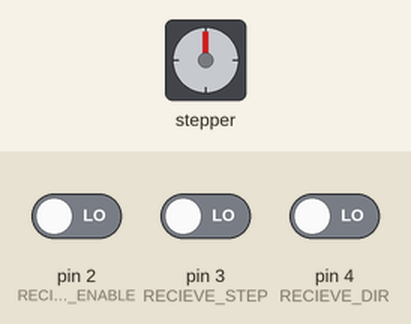
The sketch below on a simulated Arduino Uno, built with avr-gcc and run on an emulated ATmega328P. Shown: stepper motor. Wiring (inferred from the names in the program): stepper motor driver (200 steps per turn assumed): step pin 7; direction pin 8; enable pin 6. Inputs (shaded band) come from the test bench; at power-on: pin 3 (RECIEVE_STEP) LOW, pin 2 (RECIEVE_ENABLE) LOW, pin 4 (RECIEVE_DIR) LOW.

Above: at 1.2 s.
1.3 s: pin 3 (RECIEVE_STEP) driven HIGH
Timing chart, 0 to 4.3 s (numbered marks = the images above; inputs shaded):
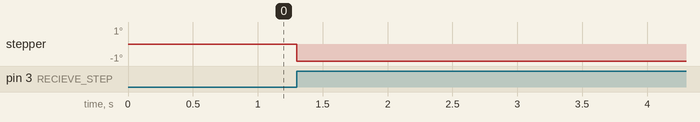

The sketch:

intermediator.ino
```cpp
#include "stepper_corrections.h"

void setup(){

	#ifdef SERIAL_INIT
		Serial.begin(250000);
	#endif

	pinMode(RECIEVE_ENABLE, INPUT);
	pinMode(RECIEVE_STEP, INPUT);
	pinMode(RECIEVE_DIR, INPUT);

	pinMode(PASS_ENABLE, OUTPUT);
	pinMode(PASS_STEP, OUTPUT);
	pinMode(PASS_DIR, OUTPUT);

	attachInterrupt(digitalPinToInterrupt(RECIEVE_ENABLE), enable_received, CHANGE);
	attachInterrupt(digitalPinToInterrupt(RECIEVE_DIR), dir_received, CHANGE);
	attachInterrupt(digitalPinToInterrupt(RECIEVE_STEP), step_received, CHANGE);


	digitalWriteFast(PASS_ENABLE, digitalReadFast(RECIEVE_ENABLE));
	digitalWriteFast(PASS_DIR, digitalReadFast(RECIEVE_DIR));

	// delay(3000);
}

void loop(){
	#ifdef DEBUG_LOOP
		Serial.println("state is: ");
	#endif
}
```

stepper_corrections.cpp
```cpp
#include "stepper_corrections.h"

void enable_received() {
	digitalWriteFast(PASS_ENABLE, digitalReadFast(RECIEVE_ENABLE));

	#ifdef DEBUG_INTERRUPTS
		Serial.println("enable_received");
	#endif
}

void step_received() {
	digitalWriteFast(PASS_STEP, digitalReadFast(RECIEVE_STEP));

	#ifdef DEBUG_INTERRUPTS
		Serial.println("step_received");
	#endif
}

void dir_received() {
	digitalWriteFast(PASS_DIR, digitalReadFast(RECIEVE_DIR));

	#ifdef DEBUG_INTERRUPTS
		Serial.println("dir_received");
	#endif
}
```

stepper_corrections.h
```cpp
#ifndef STEPPER_CORRECTIONS_H
#define STEPPER_CORRECTIONS_H

#include <Arduino.h>

// #define DEBUG_INTERRUPTS
// #define DEBUG_LOOP
// #define SERIAL_INIT

#ifdef DEBUG_INTERRUPTS
	#ifndef SERIAL_INIT
		#define SERIAL_INIT
	#endif
#endif

#ifdef DEBUG_LOOP
	#ifndef SERIAL_INIT
		#define SERIAL_INIT
	#endif
#endif

#define RECIEVE_ENABLE    2 // Green
#define RECIEVE_STEP      3 // Yellow
#define RECIEVE_DIR       4 // Blue

#define PASS_ENABLE       6 // Green
#define PASS_STEP         7 // Yellow
#define PASS_DIR          8 // Blue

void enable_received();
void dir_received();
void step_received();

#endif //STEPPER_CORRECTIONS_H
```
